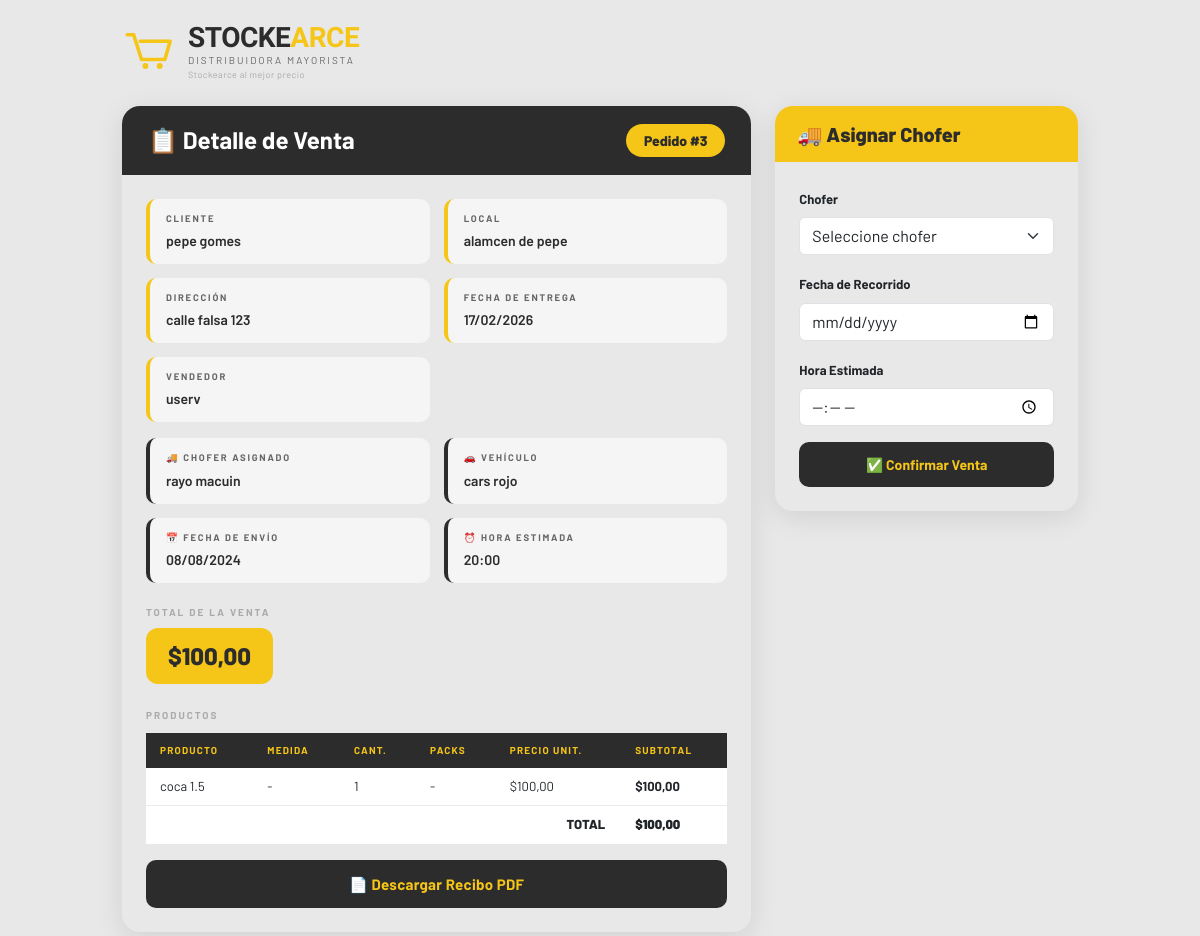
The app's page /ventas/detalle/3/ (signed in) with its own data.
### stock/models.py (models this page shows, shortened)
class Ventas(models.Model):
    ESTADO_CHOICES = [
        ('pendiente', 'Pendiente'),
        ('confirmada', 'Confirmada'),
        ('enviada', 'Enviada'),      # Aquí se descuenta stock
        ('entregada', 'Entregada'),
        ('cancelada', 'Cancelada'),
    ]
    METODO_PAGO_CHOICES = [
        ('efectivo', 'Efectivo'),
        ('transferencia', 'Transferencia'),
        ('tarjeta_credito', 'Tarjeta de Crédito'),
        ('tarjeta_debito', 'Tarjeta de Débito'),
        ('cuenta_corriente', 'Cuenta Corriente'),
    ]
    usuario_creador = models.ForeignKey(
        User,
        on_delete=models.SET_NULL,
        null=True,
        blank=True,
        related_name='ventas_creadas',
        verbose_name="Usuario creador"
    )
    cliente = models.ForeignKey(
        'Cliente',
        on_delete=models.CASCADE,
        verbose_name="Cliente"
    )
    chofer = models.ForeignKey(
        'Chofer',
        on_delete=models.SET_NULL,
        null=True,
        blank=True,
        verbose_name="Chofer Asignado"
    )
    fecha_envio_programada = models.DateField(
        blank=True,
        null=True,
        verbose_name="Fecha Programada de Envío"
    )
    hora_envio_programada = models.TimeField(
        blank=True,
        null=True,
        verbose_name="Hora Programada de Envío"
    )
    fecha_creacion = models.DateTimeField(
        auto_now_add=True,
        verbose_name="Fecha de Creación"
    )
    fecha_envio = models.DateTimeField(
        blank=True,
        null=True,
        verbose_name="Fecha Real de Envío"
    )
    estado = models.CharField(
        max_length=20,
        choices=ESTADO_CHOICES,
        default='pendiente',
        verbose_name="Estado"
    )
    metodo_pago = models.CharField(
        max_length=30,
        choices=METODO_PAGO_CHOICES,
        default='efectivo',
        verbose_name="Método de Pago"
    )
    valor_total = models.DecimalField(
        max_digits=10,
        decimal_places=2,
        default=0,
        verbose_name="Valor Total"
    )
    notas = models.TextField(
        blank=True,
        null=True,
        verbose_name="Notas"
    )
    class Meta:
        verbose_name = "Venta"
        verbose_name_plural = "Ventas"
        ordering = ['-fecha_creacion']

class Cliente(models.Model):
    usuario = models.OneToOneField(
        settings.AUTH_USER_MODEL,
        on_delete=models.CASCADE,
        related_name='cliente'
    )
    nombre_completo = models.CharField(max_length=200, verbose_name="Nombre y Apellido")
    nombre_local = models.CharField(max_length=200, blank=True, null=True, verbose_name="Nombre del Local")
    cuil = models.CharField(
        max_length=13,
        blank=True,
        null=True,
        verbose_name="CUIL/CUIT",
        unique=True
    )
    email = models.EmailField(unique=True, blank=True, null=True)
    telefono = models.CharField(max_length=20, blank=True, null=True)
    direccion = models.TextField(blank=True, null=True)
    fecha_registro = models.DateTimeField(auto_now_add=True)

class Chofer(models.Model):
    nombre_completo = models.CharField(max_length=200, verbose_name="Nombre Completo")
    telefono = models.CharField(max_length=20)
    vehiculo = models.CharField(max_length=100, verbose_name="Vehículo/Patente")
    pin = models.CharField(
        max_length=6,
        verbose_name="PIN",
        help_text="PIN numérico del chofer"
    )
    activo = models.BooleanField(default=True, verbose_name="Activo")
    notas = models.TextField(blank=True, null=True, verbose_name="Notas/Descripción")
    fecha_registro = models.DateTimeField(auto_now_add=True)
    class Meta:
        verbose_name = "Chofer"
        verbose_name_plural = "Choferes"
        ordering = ['nombre_completo']

class DetalleVenta(models.Model):
    venta = models.ForeignKey(Ventas, on_delete=models.CASCADE, related_name='detalles')
    producto = models.ForeignKey(Producto, on_delete=models.CASCADE)
    cantidad = models.PositiveIntegerField()
    precio_unitario = models.DecimalField(max_digits=10, decimal_places=2)
    subtotal = models.DecimalField(max_digits=10, decimal_places=2)
    class Meta:
        verbose_name = "Detalle de Venta"
        verbose_name_plural = "Detalles de Ventas"

class Producto(models.Model):
    nombre = models.CharField(max_length=100)
    tipo = models.ForeignKey(TipoProducto, on_delete=models.CASCADE)
    cantidad = models.PositiveIntegerField(default=0)
    valor = models.DecimalField(max_digits=10, decimal_places=2)
    valor_compra = models.DecimalField(
        max_digits=10,
        decimal_places=2,
        verbose_name="Precio de Compra",
        default=0.00  # Valor por defecto
    )
    umbral_alerta = models.PositiveIntegerField(
        default=5,
        verbose_name="Stock Mínimo de Alerta"
    )
    fecha_modificacion = models.DateTimeField(auto_now=True)

### stock/views.py (the view)
# urls.py: path('ventas/detalle/<int:venta_id>/', views.detalle_venta, name='detalle_venta'),
@login_required
def detalle_venta(request, venta_id):
    venta = get_object_or_404(Ventas, id=venta_id)
    detalles = venta.detalles.select_related('producto').all()
    choferes = Chofer.objects.filter(activo=True).order_by('nombre_completo')
    return render(request, 'ventas/detalle_venta.html', {
        'venta': venta,
        'detalles': detalles,
        'choferes': choferes  # 👈 ESTO ES LO IMPORTANTE
    })

### stock/templates/ventas/detalle_venta.html (shortened to what this page needs)
{% load static %}
<!DOCTYPE html>
<html lang="es">
<head>
    <link href="https://cdn.jsdelivr.net/npm/bootstrap@5.3.0/dist/css/bootstrap.min.css" rel="stylesheet">
</head>
<body>
<div class="container py-4" style="max-width:980px;">
    <div class="logo-wrapper mb-4">
        <div class="logo-carrito">
            <svg viewBox="0 0 80 80" fill="none" xmlns="http://www.w3.org/2000/svg">
                <path d="M8 12h10l12 38h36l8-28H28" stroke="#F5C518" stroke-width="5.5" stroke-linecap="round" stroke-linejoin="round"/>
                <circle cx="36" cy="60" r="4.5" fill="#F5C518"/>
                <circle cx="58" cy="60" r="4.5" fill="#F5C518"/>
            </svg>
        </div>
        <div class="logo-texto">
            <div class="nombre">STOCKE<span>ARCE</span></div>
            <div class="sub">Distribuidora Mayorista</div>
            <div class="tag">Stockearce al mejor precio</div>
        </div>
    </div>
    <div class="row g-4">
        <div class="col-md-8">
            <div class="card-main">
                <div class="encabezado">
                    <h4>📋 Detalle de Venta</h4>
                    <span class="badge-pedido">Pedido #{{ venta.id }}</span>
                </div>
                <div class="p-4">
                    <div class="info-grid">
                        <div class="info-box">
                            <label>Cliente</label>
                            <span id="dato-cliente">{{ venta.cliente.nombre_completo }}</span>
                        </div>
                        {% if venta.cliente.nombre_local %}
                        <div class="info-box">
                            <label>Local</label>
                            <span id="dato-local">{{ venta.cliente.nombre_local }}</span>
                        </div>
                        {% endif %}
                        <div class="info-box">
                            <label>Dirección</label>
                            <span id="dato-direccion">{{ venta.cliente.direccion|default:"Sin dirección" }}</span>
                        </div>
                        <div class="info-box">
                            <label>Fecha de Entrega</label>
                            <span id="dato-fecha">{{ venta.fecha_creacion|date:"d/m/Y" }}</span>
                        </div>
                        <div class="info-box">
                            <label>Vendedor</label>
                            <span id="dato-vendedor">{{ venta.usuario_creador.username|default:"N/A" }}</span>
                        </div>
                    </div>
                    {% if venta.chofer %}
                    <div class="info-grid" style="margin-top:-6px;">
                        <div class="info-box" style="border-left-color:#2c2c2c;">
                            <label>🚚 Chofer Asignado</label>
                            <span id="dato-chofer">{{ venta.chofer.nombre_completo }}</span>
                        </div>
                        <div class="info-box" style="border-left-color:#2c2c2c;">
                            <label>🚗 Vehículo</label>
                            <span id="dato-vehiculo">{{ venta.chofer.vehiculo }}</span>
                        </div>
                        <div class="info-box" style="border-left-color:#2c2c2c;">
                            <label>📅 Fecha de Envío</label>
                            <span id="dato-fecha-envio">{{ venta.fecha_envio_programada|date:"d/m/Y"|default:"Sin fecha" }}</span>
                        </div>
                        {% if venta.hora_envio_programada %}
                        <div class="info-box" style="border-left-color:#2c2c2c;">
                            <label>⏰ Hora Estimada</label>
                            <span id="dato-hora-envio">{{ venta.hora_envio_programada }}</span>
                        </div>
                        {% endif %}
                    </div>
                    {% endif %}
                    <div class="mb-4">
                        <div style="font-size:10px; font-weight:700; letter-spacing:2px; text-transform:uppercase; color:#aaa; margin-bottom:8px;">Total de la venta</div>
                        <div class="total-pill">$<span id="dato-total">{{ venta.valor_total }}</span></div>
                    </div>
                    <div style="font-size:10px; font-weight:700; letter-spacing:2px; text-transform:uppercase; color:#aaa; margin-bottom:10px;">Productos</div>
                    <table class="table tabla-prod" id="tabla-productos">
                        <thead>
                            <tr>
                                <th>Producto</th>
                                <th>Medida</th>
                                <th>Cant.</th>
                                <th>Packs</th>
                                <th>Precio Unit.</th>
                                <th>Subtotal</th>
                            </tr>
                        </thead>
                        <tbody>
                            {% for detalle in detalles %}
                            <tr class="fila-producto"
                                data-nombre="{{ detalle.producto.nombre }}"
                                data-medida="{{ detalle.producto.medida|default:'' }}"
                                data-cantidad="{{ detalle.cantidad }}"
                                data-packs="{{ detalle.packs|default:'' }}"
                                data-precio="{{ detalle.precio_unitario }}"
                                data-subtotal="{{ detalle.subtotal }}">
                                <td>{{ detalle.producto.nombre }}</td>
                                <td>{{ detalle.producto.medida|default:"-" }}</td>
                                <td>{{ detalle.cantidad }}</td>
                                <td>{{ detalle.packs|default:"-" }}</td>
                                <td>${{ detalle.precio_unitario }}</td>
                                <td><strong>${{ detalle.subtotal }}</strong></td>
                            </tr>
                            {% endfor %}
                            <tr class="fila-total">
                                <td colspan="5" class="text-end pe-3">TOTAL</td>
                                <td><strong>${{ venta.valor_total }}</strong></td>
                            </tr>
                        </tbody>
                    </table>
                    <div class="d-grid mt-3">
                        <button type="button" class="btn btn-pdf" id="btnGenerarPDF">
                            📄 Descargar Recibo PDF
                        </button>
                    </div>
                </div>
            </div>
        </div>
        <div class="col-md-4">
            {% if venta.estado in 'pendiente,confirmada' %}
            <div class="card-chofer">
                <div class="ch-header">
                    <h5>🚚 Asignar Chofer</h5>
                </div>
                <div class="p-4">
                    <form method="POST" action="{% url 'asignar_chofer_venta' venta.id %}">
                        <div class="mb-3">
                            <label class="form-label fw-bold" style="font-size:13px;">Chofer</label>
                            <select name="chofer" class="form-select" required>
                                <option value="">Seleccione chofer</option>
                            </select>
                        </div>
                        <div class="mb-3">
                            <label class="form-label fw-bold" style="font-size:13px;">Fecha de Recorrido</label>
                            <input type="date" name="fecha_envio_programada" class="form-control" required>
                        </div>
                        <div class="mb-3">
                            <label class="form-label fw-bold" style="font-size:13px;">Hora Estimada</label>
                            <input type="time" name="hora_envio_programada" class="form-control">
                        </div>
                        <button type="submit" class="btn-confirmar">✅ Confirmar Venta</button>
                    </form>
                </div>
            </div>
            {% endif %}
        </div>
    </div>
</div>
</body>
</html>

### stock/templates/ventas/detalle_venta.html (style rules this page uses)
:root { --amarillo: #F5C518; --gris-oscuro: #2c2c2c; --gris-medio: #666; --gris-claro: #f5f5f5; }
body { font-family: 'Barlow', sans-serif; background: #e8e8e8; }
.logo-wrapper { display: flex; align-items: center; gap: 14px; }
.logo-carrito svg { width: 52px; height: 52px; }
.logo-texto .nombre { font-family: 'Barlow Condensed', sans-serif; font-weight: 800; font-size: 28px; line-height: 1; color: var(--gris-oscuro); letter-spacing: -0.5px; }
.logo-texto .nombre span { color: var(--amarillo); }
.logo-texto .sub { font-size: 10px; letter-spacing: 2px; color: var(--gris-medio); text-transform: uppercase; margin-top: 1px; }
.logo-texto .tag { font-size: 9px; letter-spacing: 0.5px; color: #aaa; }
.card-main { border: none; border-radius: 18px; box-shadow: 0 6px 28px rgba(0,0,0,0.10); overflow: hidden; }
.card-main .encabezado { background: var(--gris-oscuro); padding: 18px 26px; display: flex; justify-content: space-between; align-items: center; }
.card-main .encabezado h4 { color: white; margin: 0; font-weight: 700; }
.badge-pedido { background: var(--amarillo); color: var(--gris-oscuro); font-weight: 800; font-size: 14px; padding: 6px 18px; border-radius: 99px; }
.info-grid { display: grid; grid-template-columns: 1fr 1fr; gap: 14px; margin-bottom: 22px; }
.info-box { background: var(--gris-claro); border-radius: 10px; padding: 12px 16px; border-left: 4px solid var(--amarillo); }
.info-box label { display: block; font-size: 9.5px; font-weight: 700; letter-spacing: 1.8px; text-transform: uppercase; color: var(--gris-medio); margin-bottom: 3px; }
.info-box span { font-size: 14px; font-weight: 600; color: var(--gris-oscuro); }
.total-pill { display: inline-block; background: var(--amarillo); color: var(--gris-oscuro); font-weight: 800; font-size: 24px; padding: 10px 22px; border-radius: 12px; }
.tabla-prod thead th { background: var(--gris-oscuro); color: var(--amarillo); font-size: 10px; letter-spacing: 1.2px; text-transform: uppercase; border: none; padding: 10px 14px; }
.tabla-prod tbody td { padding: 9px 14px; vertical-align: middle; font-size: 13px; border-color: #ebebeb; }
.fila-total { background: var(--amarillo) !important; font-weight: 800; font-size: 15px; }
.fila-total td { border: none !important; }
.btn-pdf { background: var(--gris-oscuro); color: var(--amarillo); border: none; border-radius: 10px; font-weight: 700; font-size: 15px; padding: 13px 0; transition: all .2s; letter-spacing: .3px; }
.card-chofer { border: none; border-radius: 18px; box-shadow: 0 6px 28px rgba(0,0,0,0.10); overflow: hidden; }
.card-chofer .ch-header { background: var(--amarillo); padding: 16px 22px; }
.card-chofer .ch-header h5 { margin: 0; font-weight: 800; color: var(--gris-oscuro); }
.btn-confirmar { background: var(--gris-oscuro); color: var(--amarillo); border: none; border-radius: 10px; font-weight: 700; font-size: 14px; padding: 12px 0; width: 100%; }

### records on screen
Ventas: id "3", cliente.nombre_completo "pepe gomes", cliente.nombre_local "alamcen de pepe", cliente.direccion "calle falsa 123", fecha_creacion "17/02/2026", usuario_creador.username "userv", chofer.nombre_completo "rayo macuin", chofer.vehiculo "cars rojo", fecha_envio_programada "08/08/2024", hora_envio_programada "20:00", valor_total "100,00"
DetalleVenta: producto.nombre "coca 1.5", producto.medida "-", cantidad "1", packs "-", precio_unitario "100,00", subtotal "100,00"
